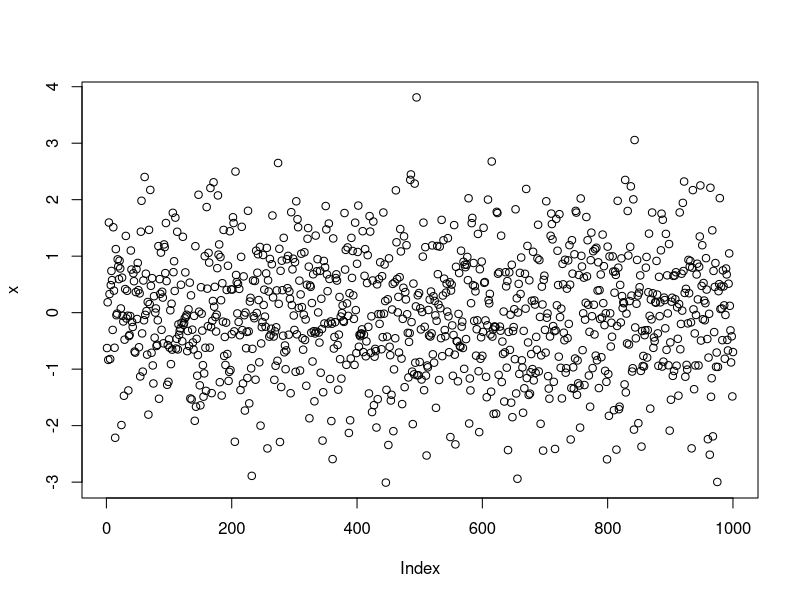
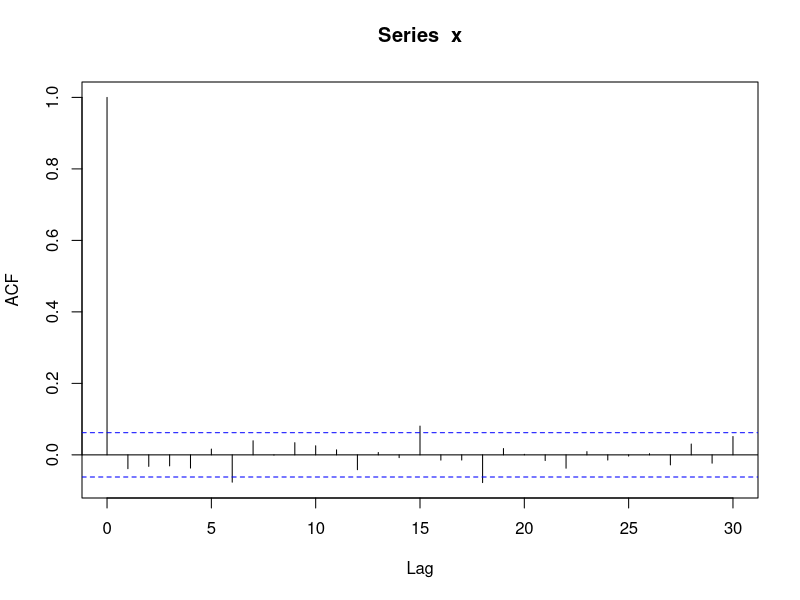
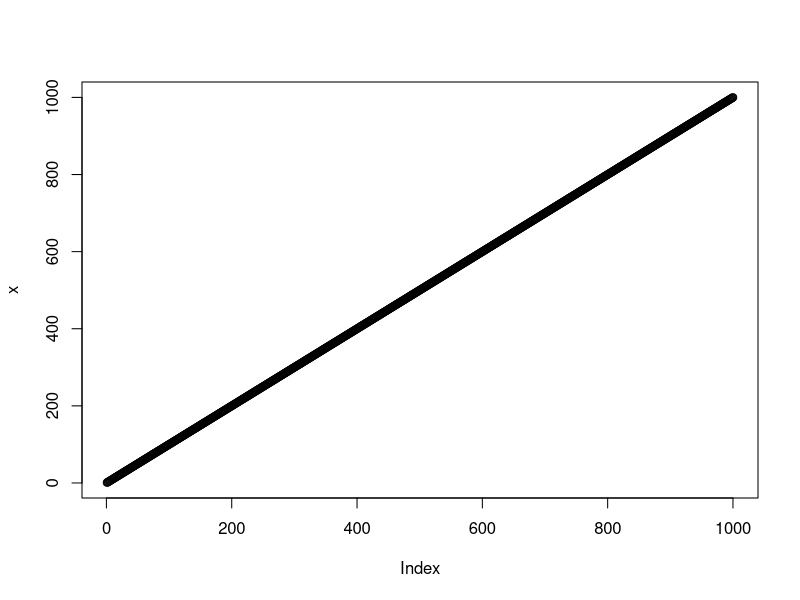
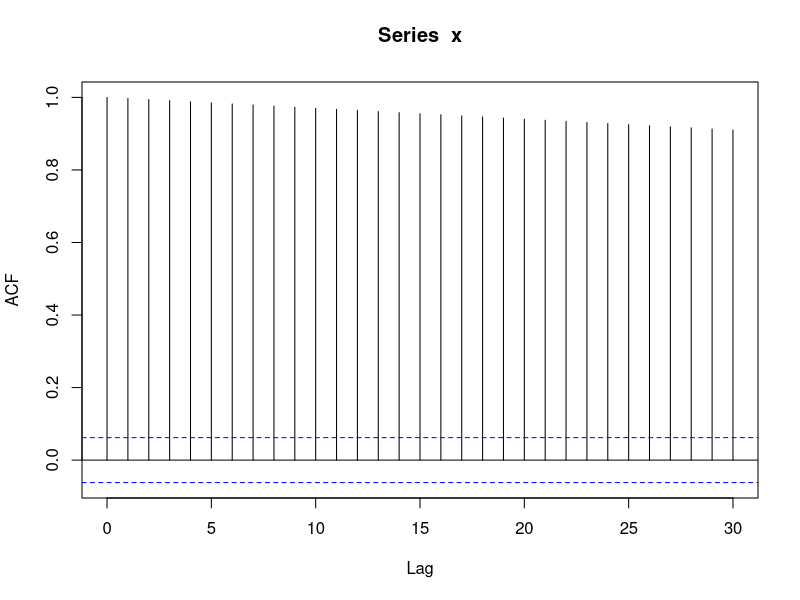

Reproduce these figures in R, in order.

#NOTE: the first value, acf(0)=1 the series correlates with itself perfectly !!!
#the autocorrelation is approximately 0: these values are independent from each other
set.seed(1)
x <- rnorm(1000, mean=0, sd=1)
plot(x)
acf(x)

#there is a trend: the acf() is approximately linear
x <-seq(1,1000)
plot(x)
acf(x)

set.seed(1)
var(rnorm(2000,mean=0,sd=1))


